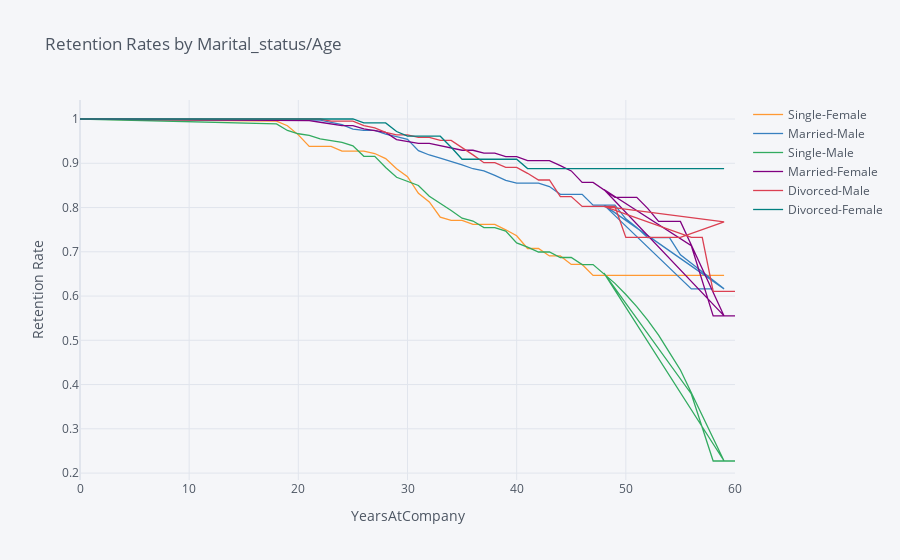

Source (notebook cell):
### Code cell
rates = survival(data, 'Marital_status-Gender', 'Age', 'Attrition')
rates.iplot(kind='line', xTitle='YearsAtCompany', yTitle='Retention Rate',
            title='Retention Rates by Marital_status/Age')
